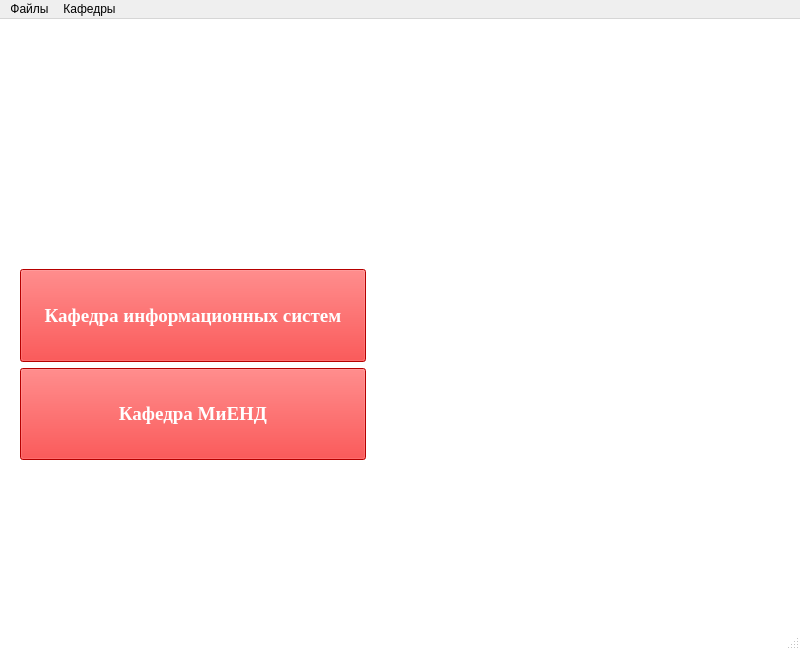
<?xml version="1.0" encoding="UTF-8"?>
<ui version="4.0">
 <class>MainWindow</class>
 <widget class="QMainWindow" name="MainWindow">
  <property name="geometry">
   <rect>
    <x>0</x>
    <y>0</y>
    <width>800</width>
    <height>650</height>
   </rect>
  </property>
  <property name="sizePolicy">
   <sizepolicy hsizetype="Maximum" vsizetype="Maximum">
    <horstretch>56</horstretch>
    <verstretch>26</verstretch>
   </sizepolicy>
  </property>
  <property name="minimumSize">
   <size>
    <width>800</width>
    <height>550</height>
   </size>
  </property>
  <property name="maximumSize">
   <size>
    <width>800</width>
    <height>650</height>
   </size>
  </property>
  <property name="font">
   <font>
    <family>Rockwell</family>
   </font>
  </property>
  <property name="windowTitle">
   <string>MainWindow</string>
  </property>
  <property name="styleSheet">
   <string notr="true">QMainWindow{
	background-color: #fff;
}

QPushButton{
	background-color: #ff0000;
	color: #fff
}

QPushButton:hover{
	background-color: #f0c662;
	color: #000000
}

</string>
  </property>
  <widget class="QWidget" name="centralwidget">
   <widget class="QWidget" name="gridLayoutWidget">
    <property name="geometry">
     <rect>
      <x>370</x>
      <y>150</y>
      <width>431</width>
      <height>391</height>
     </rect>
    </property>
    <layout class="QGridLayout" name="gridLayout">
     <item row="1" column="1">
      <widget class="QLabel" name="label">
       <property name="text">
        <string/>
       </property>
       <property name="pixmap">
        <pixmap>../../Downloads/Лого (1).jpg</pixmap>
       </property>
      </widget>
     </item>
    </layout>
   </widget>
   <widget class="QWidget" name="verticalLayoutWidget">
    <property name="geometry">
     <rect>
      <x>190</x>
      <y>40</y>
      <width>421</width>
      <height>131</height>
     </rect>
    </property>
    <layout class="QVBoxLayout" name="verticalLayout"/>
   </widget>
   <widget class="QLabel" name="label_2">
    <property name="geometry">
     <rect>
      <x>190</x>
      <y>0</y>
      <width>419</width>
      <height>129</height>
     </rect>
    </property>
    <property name="text">
     <string/>
    </property>
    <property name="pixmap">
     <pixmap>../../Downloads/лого на муив.png</pixmap>
    </property>
   </widget>
   <widget class="QWidget" name="gridLayoutWidget_2">
    <property name="geometry">
     <rect>
      <x>20</x>
      <y>250</y>
      <width>346</width>
      <height>191</height>
     </rect>
    </property>
    <layout class="QGridLayout" name="gridLayout_2">
     <item row="0" column="0">
      <widget class="QPushButton" name="pushButton">
       <property name="sizePolicy">
        <sizepolicy hsizetype="Expanding" vsizetype="Expanding">
         <horstretch>0</horstretch>
         <verstretch>0</verstretch>
        </sizepolicy>
       </property>
       <property name="font">
        <font>
         <family>Times New Roman</family>
         <pointsize>14</pointsize>
         <bold>true</bold>
        </font>
       </property>
       <property name="text">
        <string>Кафедра информационных систем</string>
       </property>
      </widget>
     </item>
     <item row="1" column="0">
      <widget class="QPushButton" name="pushButton_2">
       <property name="sizePolicy">
        <sizepolicy hsizetype="Expanding" vsizetype="Expanding">
         <horstretch>0</horstretch>
         <verstretch>0</verstretch>
        </sizepolicy>
       </property>
       <property name="font">
        <font>
         <family>Times New Roman</family>
         <pointsize>14</pointsize>
         <bold>true</bold>
        </font>
       </property>
       <property name="text">
        <string>Кафедра МиЕНД</string>
       </property>
      </widget>
     </item>
    </layout>
   </widget>
  </widget>
  <widget class="QMenuBar" name="menubar">
   <property name="geometry">
    <rect>
     <x>0</x>
     <y>0</y>
     <width>800</width>
     <height>22</height>
    </rect>
   </property>
   <widget class="QMenu" name="menuafqks">
    <property name="title">
     <string>Файлы</string>
    </property>
    <addaction name="action"/>
    <addaction name="action_2"/>
   </widget>
   <widget class="QMenu" name="menu">
    <property name="title">
     <string>Кафедры</string>
    </property>
    <addaction name="action_3"/>
    <addaction name="action_4"/>
   </widget>
   <addaction name="menuafqks"/>
   <addaction name="menu"/>
  </widget>
  <widget class="QStatusBar" name="statusbar"/>
  <action name="action">
   <property name="text">
    <string>открыть папку</string>
   </property>
  </action>
  <action name="action_2">
   <property name="text">
    <string>загрузить файлы</string>
   </property>
  </action>
  <action name="action_3">
   <property name="text">
    <string>Кафедра МиЕНД</string>
   </property>
  </action>
  <action name="action_4">
   <property name="text">
    <string>Кафедра ИС</string>
   </property>
  </action>
 </widget>
 <resources/>
 <connections/>
</ui>
